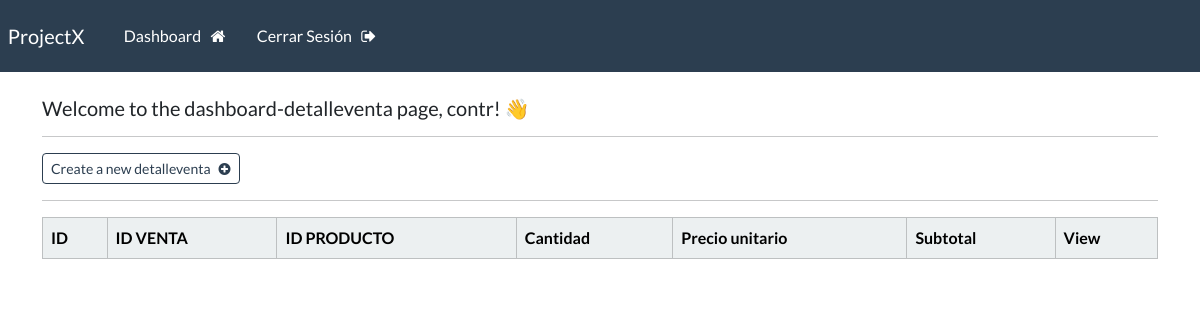
Before: /dashboard-detalleventa (signed in) with the older database file.
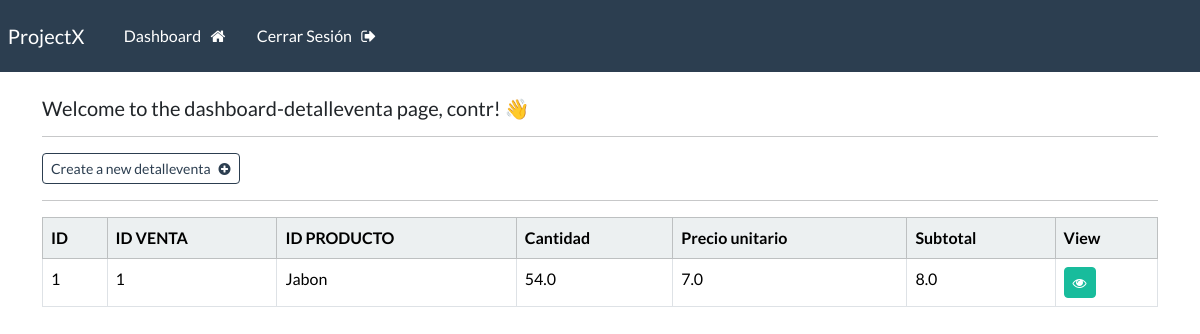
After: the same page with the newer database file.
### webapp/models.py (models this page shows, shortened)
class DetalleVenta(models.Model):
    id_venta = models.ForeignKey(Venta, on_delete = models.CASCADE)
    id_producto = models.ForeignKey(Producto, on_delete = models.CASCADE)
    id_productoprecio = models.ForeignKey(ProductoPrecio,  on_delete = models.CASCADE)
    cantidad = models.FloatField(default=0)
    subtotal = models.FloatField()

class Venta(models.Model):
    fecha = models.DateTimeField(auto_now_add=True)
    subtotal = models.FloatField()
    igv = models.FloatField()
    total = models.FloatField()
    id_vendedor = models.ForeignKey(Empleado, on_delete=models.CASCADE, related_name='vendedor_ventas')
    id_cajero = models.ForeignKey(Empleado, on_delete=models.CASCADE, related_name='cajero_ventas')
    id_cliente =  models.ForeignKey(Cliente, on_delete=models.CASCADE)
    def __str__(self):
        return str(self.pk)

class Producto(models.Model):
    denominacion = models.CharField(max_length=100)
    descripcion = models.CharField(max_length=100)
    id_unidad =  models.ForeignKey(UnidadMedida, on_delete=models.CASCADE)
    id_marca =  models.ForeignKey(Marca, on_delete=models.CASCADE)
    def __str__(self):
        return self.denominacion

class ProductoPrecio(models.Model):
    precio = models.FloatField()
    fechavigencia = models.DateField()
    estado = models.BooleanField(default=False)
    id_producto =  models.ForeignKey(Producto, on_delete=models.CASCADE)
    def __str__(self):
        return str(self.precio)

### webapp/views.py (the view)
# urls.py: path('dashboard-detalleventa', views.dashboard_detalleventa, name="dashboard-detalleventa"),
@login_required(login_url='my-login')
def dashboard_detalleventa(request):
    detalles_ventas = DetalleVenta.objects.all()
    context = {'detallesventas': detalles_ventas}
    return render(request, 'webapp/dashboard-detalleventa.html', context=context)

### webapp/templates/webapp/dashboard-detalleventa.html
    {% extends 'webapp/base.html' %}
{% block content %}
    <h5> Welcome to the dashboard-detalleventa page, {{user}}! 👋</h5>
    <hr>
    <a class="btn btn-outline-primary btn-sm" href="{% url 'create-detalleventa' %}">
        Create a new detalleventa &nbsp; <i class="fa fa-plus-circle" aria-hidden="true"></i>
    </a>
    <hr>
        <table class="table table table-hover table-bordered">
            <thead class="table-light">
                <tr>
                    <th scope="col"> ID </th>
                    <th scope="col"> ID VENTA </th>
                    <th scope="col"> ID PRODUCTO </th>
                    <th scope="col"> Cantidad </th>
                    <th scope="col"> Precio unitario </th>
                    <th scope="col"> Subtotal </th>
                    <th scope="col"> View </th>
                </tr>
            </thead>
            <tbody>
            {% if detallesventas %}
                {% for detalleventa in detallesventas %}
            <tr>
                <td> {{detalleventa.id}} </td>
                <td> {{detalleventa.id_venta}} </td>
                <td> {{detalleventa.id_producto}}</td>
                <td> {{detalleventa.id_productoprecio}}</td>
                <td> {{detalleventa.cantidad}}</td>
                <td> {{detalleventa.subtotal}}</td>
                <td> <a class="btn btn-success btn-sm" href="{% url 'detalleventa' detalleventa.id %}"> <i class="fa fa-eye" aria-hidden="true"></i> </a></td>
            </tr>
            {% endfor %}
        {% endif %}
        </tbody>
    </table>
{% endblock %}

Changed rows visible on the page:
added DetalleVenta: id "1", id_venta "1", id_producto "Jabon", id_productoprecio "54.0", cantidad "7.0", subtotal "8.0"
